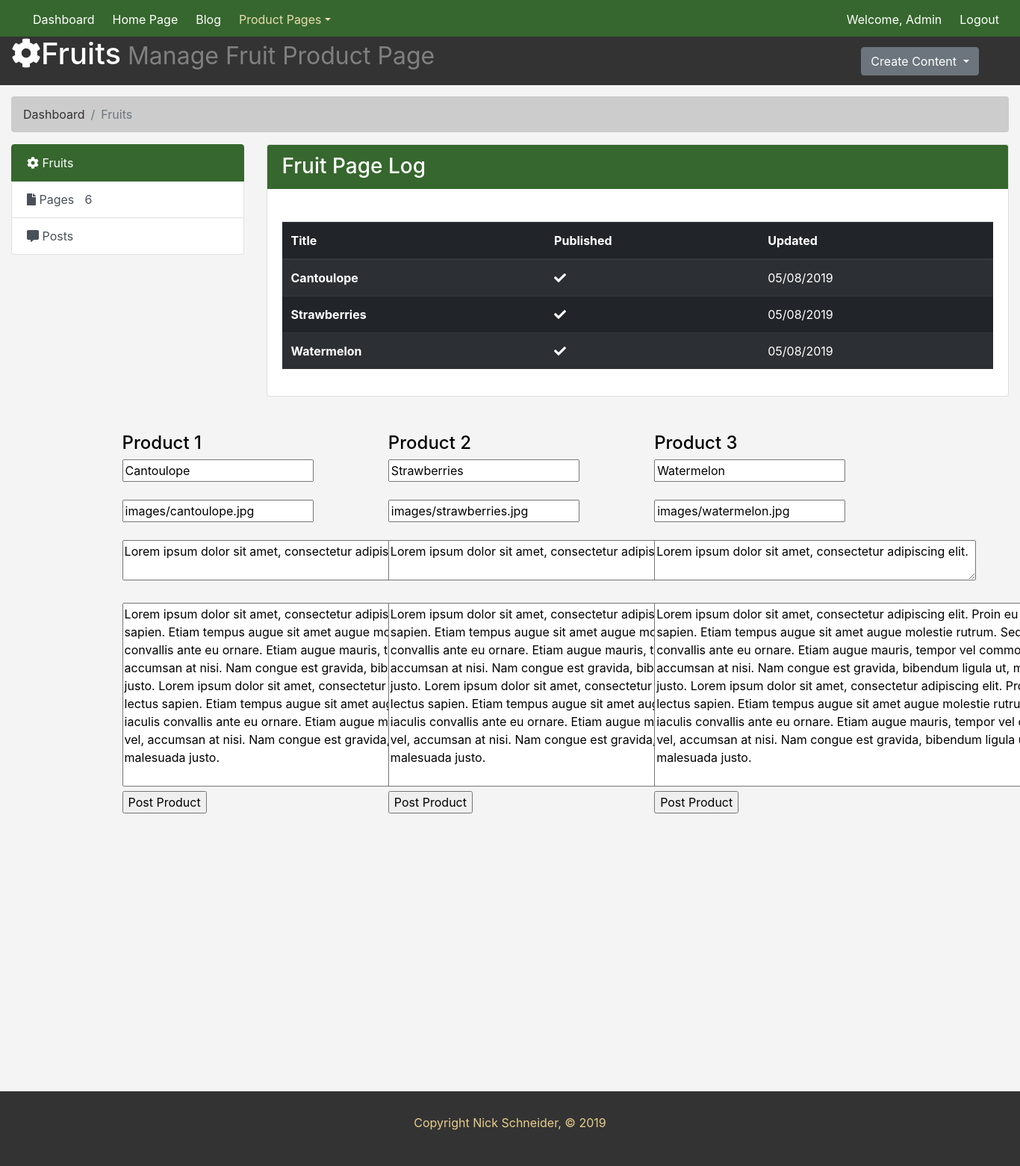
/admin/fruits/fruits.php, run on the app's committed database.
### tables this page shows
CREATE TABLE `fruits` (
  `fruit_id` int(11) NOT NULL,
  `fruit_title` varchar(255) NOT NULL,
  `fruit_image` varchar(255) NOT NULL,
  `fruit_tag` text NOT NULL,
  `fruit_content` text NOT NULL,
  `update_timestamp` int(11) NOT NULL
);

### includes/fruits.php (called while the page is built, shortened)
<?php
class Fruit{
  public function fetch_all(){
    global $pdo;
    $query = $pdo->prepare("SELECT * FROM fruits");
    $query->execute();
    return $query->fetchAll();
  }
}
 ?>

### admin/fruits/fruits.php (the view, shortened to what this page needs)
<?php
  include_once('../../includes/connection.php');
  include_once('../../includes/fruits.php');
  $fruit = new Fruit;
  $fruits = $fruit->fetch_all();
 ?>
<!DOCTYPE html>
<html lang="en">
  <head>
    <link rel="stylesheet" href="https://use.fontawesome.com/releases/v5.8.1/css/all.css">
    <link rel="stylesheet" href="https://maxcdn.bootstrapcdn.com/bootstrap/4.0.0/css/bootstrap.min.css"
>
    <link rel="stylesheet" href="../styles.css">
  </head>
  <body>
    <nav class="navbar navbar-expand-md fixed-top">
      <div class="collapse navbar-collapse" id="navbarsExampleDefault">
        <ul class="navbar-nav mr-auto">
          <li class="nav-item">
            <a class="nav-link" href="../index.php">Dashboard <span class="sr-only">(current)</span></a>
          </li>
          <li class="nav-item">
            <a class="nav-link" href="../home/home.php">Home Page</a>
          </li>
          <li cl
          <li class="nav-item">
            <a class="nav-link" href="../blog/blog.php">Blog</a>
          </li>
          <li class="nav-item dropdown active">
            <a class="nav-link dropdown-toggle" href="http://example.com" id="dropdown01" data-toggle="dropdown" aria-haspopup="true" aria-expanded="false">Product Pages</a>
          </li>
        </ul>
        <ul class="nav navbar-nav navbar-right">
          <li class="nav-item"> <a class="nav-link" href="#">Welcome, Admin</a></li>
          <li class="nav-item"><a class="nav-link" href="../logout.php">Logout</a></li>
        </ul>
      </div>
    </nav>
    <header id="header">
      <div class="container-fluid">
        <div class="row">
          <div class="col-md-10">
            <h1><span><i class="fas fa-cog"></i></span>Fruits<small> Manage Fruit Product Page</small></h1>
          </div>
          <div class="col-md-2 create">
            <div class="dropdown">
              <button class="btn btn-secondary dropdown-toggle" type="button" id="dropdownMenuButton" data-toggle="dropdown" aria-haspopup="true" aria-expanded="false">
                Create Content
              </button>
            </div>
          </div>
        </div>
      </div>
    </header>
    <section id="breadcrumb">
      <div class="container-fluid">
        <ol class="breadcrumb">
          <li class="breadcrumb-item"><a href="../index.php">Dashboard</a></li>
          <li class="breadcrumb-item active">Fruits</li>
        </ol>
      </div>
    </section>
    <section id="main">
      <div class="container-fluid">
        <div class="row">
          <div class="col-md-3">
            <div class="list-group">
              <a href="#" class="list-group-item list-group-item-action active main-color-bg">
                <span><i class="fas fa-cog"></i></span> Fruits
              </a>
              <a href="index.php" class="list-group-item list-group-item-action"><span><i class="fas fa-file"></i></span> Pages <span class="badge-pill">6</span></a>
              <a href="blog.php" class="list-group-item list-group-item-action"><span><i class="fas fa-comment-alt"></i></span> Posts <span class="badge-pill"></span></a>
            </div>
          </div>
          <div class="col-md-9">
            <div class="card">
              <h3 class="card-header main-color-bg">Fruit Page Log</h3>
              <div class="card-body">
                <table class="table table-striped table-dark table-hover mt-4">
                  <thead>
                    <tr>
                      <th scope="col">Title</th>
                      <th scope="col">Published</th>
                      <th scope="col">Updated</th>
                    </tr>
                  </thead>
                  <tbody>
                  <?php foreach($fruits as $fruit){ ?>
                    <tr>
                      <th scope="row"> <?php echo $fruit['fruit_title'] ?> </th>
                      <td><span><i class="fas fa-check"></i></span></td>
                      <td><?php echo date('m/d/Y', $fruit['update_timestamp']) ?></td>
                    </tr>
                <?php } ?>
                </tbody>
                </table>
              </div>
            </div>
          </div>
        </div>
      </div>
    </section>
    <section id="home-edit">
      <br><br>
      <div class="container-fluid">
        <div class="row" style="width: 80%; margin: auto;">
          <?php foreach($fruits as $fruit){ ?>
          <div class="col-sm-4">
            <h4>Product <?php echo $fruit['fruit_id'] ?></h4>
            <form action="update.php" method="post">
              <input type="text" name="title" value="<?php echo $fruit['fruit_title']; ?>">
              <br><br>
              <input type="text" name="image" value="<?php echo $fruit['fruit_image']; ?>">
              <br><br>
              <textarea name="tag" rows="2" cols="40"><?php echo $fruit['fruit_tag']; ?></textarea>
              <br><br>
              <textarea name="content" rows="10" cols="55"><?php echo $fruit['fruit_content']; ?></textarea>
              <br>
              <input type="submit" name="submit1" value="Post Product">
            </form>
          </div>
        <?php } ?>
        </div>
      </div>
    </section>
    <footer class="page-footer" id=footer>
      <p>Copyright Nick Schneider, &copy; 2019</p>
    </footer>
  </body>
</html>

### admin/styles.css (style rules this page uses)
html { scroll-behavior: smooth; }
body { background-color: #f4f4f4; color: black; }
.navbar { min-height: 33px !important; margin-bottom: 0; border-radius: 0; }
.navbar-nav > li > a, .navbar-brand { padding-top: 6px !important; padding-bottom: 0 !important; height: 33px; }
.navbar { background-color: #36672e; }
.navbar .navbar-nav .nav-link { color: #ffffff; border-radius: .25rem; margin: 0 0.25em; }
.navbar .navbar-nav .nav-item.active .nav-link, .navbar .navbar-nav .nav-item.active .nav-link:hover, .navbar .navbar-nav .nav-item.active .nav-link:focus, .navbar .navbar-nav .nav-item.show .nav-link, .navbar .navbar-nav .nav-item.show .nav-link:hover, .navbar .navbar-nav .nav-item.show .nav-link:focus { color: #e8ddaf; background-color: #36672e; }
.navbar .navbar-collapse, .navbar .navbar-form { border-color: #ffffff; }
.main-color-bg { background-color: #36672e !important; border-color: #36672e !important; color: #ffffff; }
#header { margin-top: 48px; background-color: #333333; padding-bottom: 10px; margin-bottom: 15px; color: white; }
#header .create { padding-top: 15px; }
small { color: grey; }
.breadcrumb { background-color: #cccccc; color: #333333; }
.breadcrumb a { color: #333333; }
#footer { background: #333333; color: white; text-align: center; padding: 30px; margin-top: 30px; }
footer, footer h6, footer i, footer p, footer a { color: #e8ce8d; text-align: center; }
footer { position: relative; top: 25vw; bottom: 0px; width: 100%; }

### data on the page
fruits: fruit_title "Cantoulope", update_timestamp "05/08/2019", fruit_id "1", title "Cantoulope", image "images/cantoulope.jpg", tag "Lorem ipsum dolor sit amet, consectetur adipiscing elit.", content "Lorem ipsum dolor sit amet, consectetur adipiscing elit. Proin eu lectus sapien. Etiam tempus augue sit amet augue molestie rutrum. Sed iaculis convallis ante eu ornare. Etiam augue mauris, tempor vel commodo vel, accumsan at nisi. Nam congue est gravida, bibendum ligula ut, malesuada justo. Lorem ipsum dolor sit amet, consectetur adipiscing elit. Proin eu lectus sapien. Etiam tempus augue sit amet augue molestie rutrum. Sed iaculis convallis ante eu ornare. Etiam augue mauris, tempor vel commodo vel, accumsan at nisi. Nam congue est gravida, bibendum ligula ut, malesuada justo."
fruits: fruit_title "Strawberries", update_timestamp "05/08/2019", fruit_id "2", title "Strawberries", image "images/strawberries.jpg", tag "Lorem ipsum dolor sit amet, consectetur adipiscing elit.", content "Lorem ipsum dolor sit amet, consectetur adipiscing elit. Proin eu lectus sapien. Etiam tempus augue sit amet augue molestie rutrum. Sed iaculis convallis ante eu ornare. Etiam augue mauris, tempor vel commodo vel, accumsan at nisi. Nam congue est gravida, bibendum ligula ut, malesuada justo. Lorem ipsum dolor sit amet, consectetur adipiscing elit. Proin eu lectus sapien. Etiam tempus augue sit amet augue molestie rutrum. Sed iaculis convallis ante eu ornare. Etiam augue mauris, tempor vel commodo vel, accumsan at nisi. Nam congue est gravida, bibendum ligula ut, malesuada justo."
fruits: fruit_title "Watermelon", update_timestamp "05/08/2019", fruit_id "3", title "Watermelon", image "images/watermelon.jpg", tag "Lorem ipsum dolor sit amet, consectetur adipiscing elit.", content "Lorem ipsum dolor sit amet, consectetur adipiscing elit. Proin eu lectus sapien. Etiam tempus augue sit amet augue molestie rutrum. Sed iaculis convallis ante eu ornare. Etiam augue mauris, tempor vel commodo vel, accumsan at nisi. Nam congue est gravida, bibendum ligula ut, malesuada justo. Lorem ipsum dolor sit amet, consectetur adipiscing elit. Proin eu lectus sapien. Etiam tempus augue sit amet augue molestie rutrum. Sed iaculis convallis ante eu ornare. Etiam augue mauris, tempor vel commodo vel, accumsan at nisi. Nam congue est gravida, bibendum ligula ut, malesuada justo."
